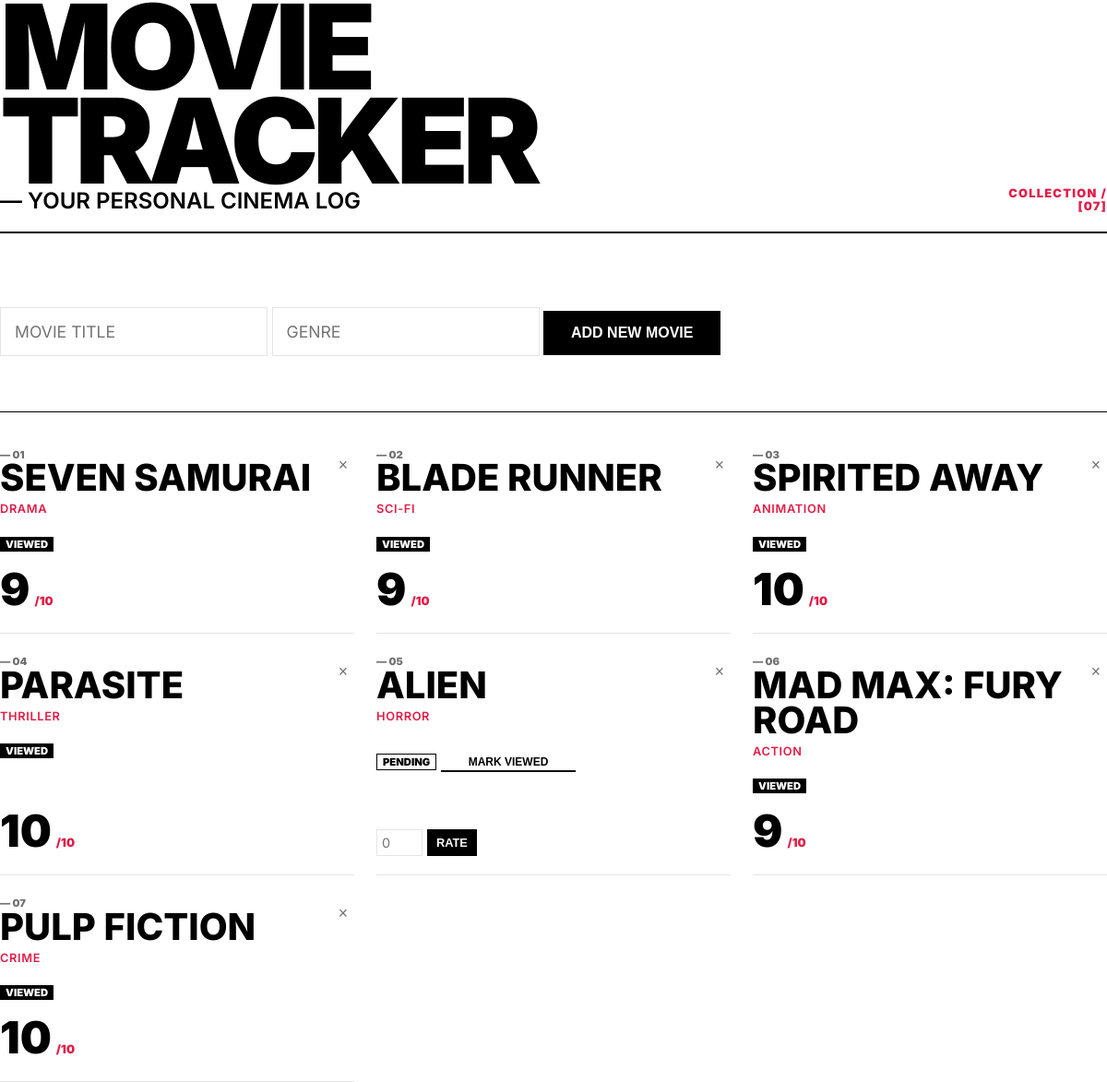
The page / on the database its author committed.
### tables this page shows
CREATE TABLE peliculas (
    id INTEGER PRIMARY KEY AUTOINCREMENT,
    titulo TEXT NOT NULL,
    genero TEXT,
    vista INTEGER DEFAULT 0,
    puntuacion INTEGER
);

### routes/peliculas.py (the view)
    @app.route("/")
    def index():
        return render_template('index.html', peliculas=obtener_peliculas())

### database.py (called while the page is built)
def get_db_connection(db_path=None):
    if db_path is None:
        db_path = DATABASE
    conn = sqlite3.connect(db_path)
    conn.row_factory = sqlite3.Row
    return conn

### services/peliculas_service.py (called while the page is built)
def obtener_peliculas():
    conn = get_db_connection()
    peliculas = conn.execute('SELECT * FROM peliculas').fetchall()
    conn.close()
    return [dict(ix) for ix in peliculas]

### templates/index.html (shortened to what this page needs)
<!DOCTYPE html>
<html lang="en">
<head>
    <link rel="stylesheet" href="/static/styles.css">
</head>
<body style="margin: 0; padding: 0;">
<div class="container">
    <header>
        <div>
            <h1>MOVIE<br>TRACKER</h1>
            <p class="subtitle">&mdash; Your Personal Cinema Log</p>
        </div>
        <div id="stats"
            style="font-size: 0.8rem; font-weight: 900; letter-spacing: 0.1em; color: var(--accent); max-width: 15ch; text-align: right;">
            COLLECTION / [{{ "%02d"|format(peliculas|length) }}]
        </div>
    </header>
    <div class="form-card">
        <form id="add-movie-form">
            <input type="text" id="add-titulo" placeholder="MOVIE TITLE" required>
            <input type="text" id="add-genero" placeholder="GENRE">
            <button type="submit">ADD NEW MOVIE</button>
        </form>
    </div>
    <div class="movie-grid">
        {% for peli in peliculas %}
        <div class="movie-card" id="movie-{{ peli['id'] }}">
            <button onclick="deleteMovie({{ peli['id'] }})" class="delete-btn" title="Remove" style="position: absolute; top: 6px; right: 0;">&times;</button>
            <div class="movie-header">
                <p style="font-size: 0.7rem; font-weight: 900; color: var(--gray-dark);">&mdash; {{ "%02d"|format(loop.index) }}</p>
                <div class="movie-title">{{ peli['titulo']|upper }}</div>
                {% if peli['genero'] %}
                <span class="movie-genre">{{ peli['genero']|upper }}</span>
                {% endif %}
            </div>
            <div class="movie-status">
                {% if peli['vista'] == 0 %}
                <span class="badge badge-pending">PENDING</span>
                <button onclick="watchMovie({{ peli['id'] }})" class="btn-watch" style="background: none; cursor: pointer;">MARK VIEWED</button>
                {% else %}
                <span class="badge badge-seen">VIEWED</span>
                {% endif %}
            </div>
            <div class="rating-area">
                {% if peli['puntuacion'] %}
                <div style="display: flex; align-items: baseline; gap: 5px;">
                    <span style="font-size: 3rem; font-weight: 900;">{{ peli['puntuacion'] }}</span>
                    <span style="font-size: 0.8rem; font-weight: 900; color: var(--accent);">/10</span>
                </div>
                {% else %}
                <div class="rating-form">
                    <input type="number" id="rating-{{ peli['id'] }}" min="1" max="10" placeholder="0">
                    <button onclick="rateMovie({{ peli['id'] }})" style="padding: 5px 10px;">RATE</button>
                </div>
                {% endif %}
            </div>
        </div>
        {% endfor %}
    </div>
</div>
</body>
</html>

### static/styles.css (style rules this page uses)
:root { --bg: #ffffff; --text: #000000; --accent: #E11D48; --gray-light: #f5f5f5; --gray-mid: #e5e5e5; --gray-dark: #717171; --grid-gap: 24px; }
* { margin: 0; padding: 0; box-sizing: border-box; }
body { font-family: 'Inter', -apple-system, BlinkMacSystemFont, "Helvetica Neue", Helvetica, Arial, sans-serif; background-color: var(--bg); color: var(--text); padding: 40px; line-height: 1.1; }
.container { max-width: 1200px; margin: 0 auto; }
header { margin-bottom: 80px; border-bottom: 2px solid var(--text); padding-bottom: 20px; display: flex; justify-content: space-between; align-items: flex-end; }
h1 { font-size: 8rem; font-weight: 900; text-transform: uppercase; letter-spacing: -0.05em; line-height: 0.8; max-width: 600px; }
.subtitle { font-size: 1.5rem; font-weight: 600; color: var(--text); text-transform: uppercase; }
.form-card { margin-bottom: 60px; }
.delete-btn { background: transparent; color: var(--gray-dark); border: none; padding: 0; width: 24px; height: 24px; font-size: 1.1rem; line-height: 1; font-weight: 400; cursor: pointer; display: flex; align-items: center; justify-content: center; }
input { border: 1px solid var(--gray-mid); padding: 15px; font-size: 1.1rem; font-family: inherit; background: white; }
button { background: var(--text); color: white; border: none; padding: 15px 30px; font-size: 1rem; font-weight: 700; text-transform: uppercase; cursor: pointer; transition: background 0.2s; }
.movie-grid { display: grid; grid-template-columns: repeat(12, 1fr); gap: var(--grid-gap); border-top: 1px solid var(--text); padding-top: 40px; }
.movie-card { grid-column: span 4; border-bottom: 1px solid var(--gray-mid); padding-bottom: 20px; display: flex; flex-direction: column; justify-content: space-between; position: relative; transition: border-color 0.3s; }
.movie-header { margin-bottom: 20px; }
.movie-title { font-size: 2.5rem; font-weight: 800; line-height: 0.95; margin-bottom: 5px; word-break: break-word; }
.movie-genre { font-size: 0.8rem; text-transform: uppercase; font-weight: 600; color: var(--accent); letter-spacing: 0.05em; }
.movie-status { margin-bottom: 15px; }
.badge { font-size: 0.7rem; font-weight: 900; text-transform: uppercase; padding: 2px 6px; display: inline-block; }
.badge-seen { background: var(--text); color: white; }
.badge-pending { border: 1px solid var(--text); color: var(--text); }
.rating-area { margin-top: auto; font-size: 1.2rem; font-weight: 700; }
.btn-watch { font-size: 0.75rem; text-transform: uppercase; font-weight: 800; text-decoration: none; color: var(--text); border-bottom: 2px solid var(--text); padding-bottom: 2px; }
.rating-form { display: flex; gap: 5px; }
.rating-form input { width: 50px; padding: 5px; font-size: 0.9rem; }
.rating-form button { padding: 5px 10px; font-size: 0.8rem; }

### rows shown on the page
peliculas: index "01", titulo "SEVEN SAMURAI", genero "DRAMA", vista "VIEWED", puntuacion "9"
peliculas: index "02", titulo "BLADE RUNNER", genero "SCI-FI", vista "VIEWED", puntuacion "9"
peliculas: index "03", titulo "SPIRITED AWAY", genero "ANIMATION", vista "VIEWED", puntuacion "10"
peliculas: index "04", titulo "PARASITE", genero "THRILLER", vista "VIEWED", puntuacion "10"
peliculas: index "05", titulo "ALIEN", genero "HORROR"
peliculas: index "06", titulo "MAD MAX: FURY ROAD", genero "ACTION", vista "VIEWED", puntuacion "9"
peliculas: index "07", titulo "PULP FICTION", genero "CRIME", vista "VIEWED", puntuacion "10"

### other values the page prints
{{ "%02d"|format(peliculas|length) }} "07"
